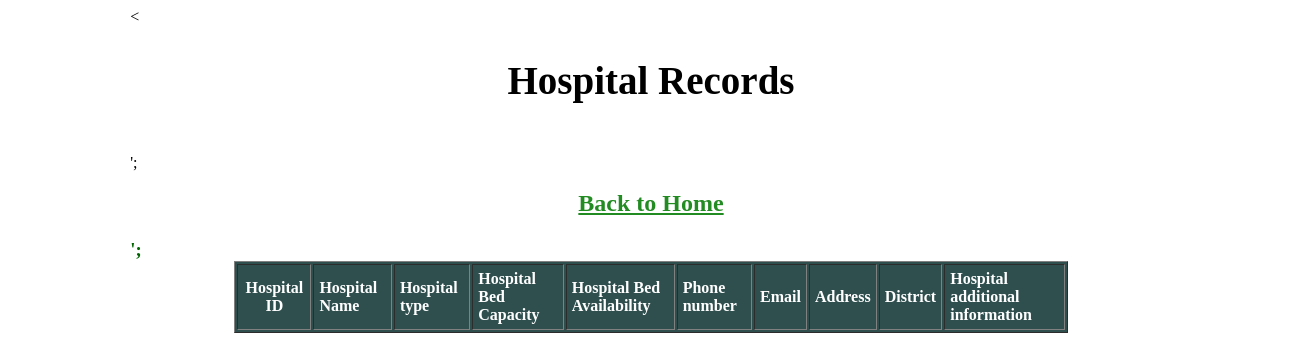
/display.php, run on an earlier commit of the app's database.
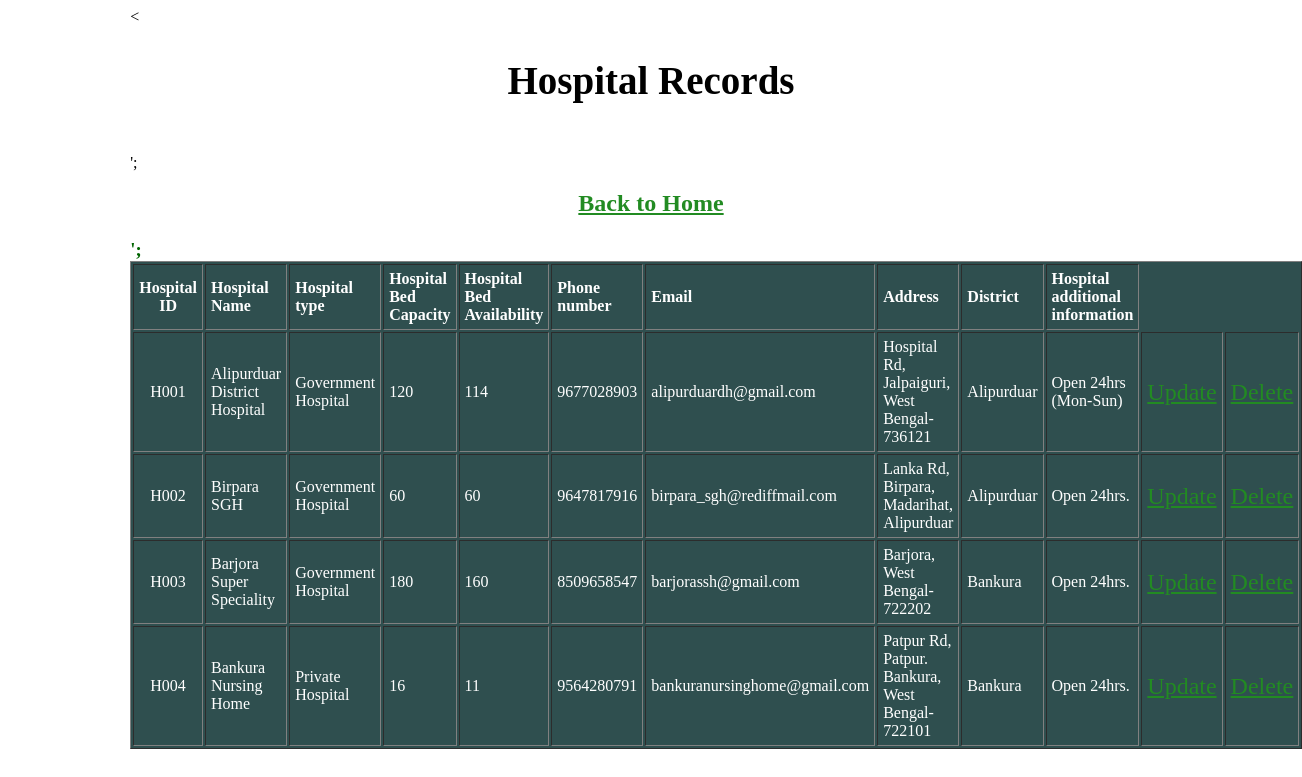
And on a later commit of the database.
### tables this page shows
CREATE TABLE `hospital_db` (
  `id` int(50) NOT NULL,
  `hid` varchar(255) NOT NULL,
  `hname` varchar(50) NOT NULL,
  `htype` varchar(50) NOT NULL,
  `bed_capacity` int(255) NOT NULL,
  `bed_available` int(255) NOT NULL,
  `phno` varchar(12) NOT NULL,
  `email` varchar(60) NOT NULL,
  `address` varchar(255) NOT NULL,
  `district` varchar(40) NOT NULL,
  `additional_info` varchar(255) NOT NULL
);

### display.php (the view, shortened to what this page needs)
<?php
include("connection.php");?>
<<!DOCTYPE html>
<html>
<head>
</head>
<body>
<h2 style="font-size: 39px;"><center>Hospital Records</center></h2><br>';
<h3 style="color:darkgreen;"><center><a href="menu.html">Back to Home </a></center><br>';
<table width = "80%" border="1" cellspacing="2" cellpadding="5" align="center" style="background-color: darkSlategray; color: white;">
	<tr>
		<td align="center"><strong>Hospital ID</strong></td>
		<td><strong>Hospital Name</strong></td>
		<td><strong>Hospital type</strong></td>
		<td><strong>Hospital Bed Capacity</strong></td>
		<td><strong>Hospital Bed Availability</strong></td>
		<td><strong>Phone number</strong></td>
		<td><strong>Email</strong></td>
		<td><strong>Address</strong></td>
		<td><strong>District</strong></td>
		<td><strong>Hospital additional information</strong></td>
	</tr>
    <?php
		$sql = "SELECT * FROM `hospital_db`";
		$result = mysqli_query($link,$sql);
		if(mysqli_num_rows($result) > 0)
		{
			while($row = mysqli_fetch_assoc($result))
			{
				echo "<tr>";
				echo "<td align = 'center'>".$row["hid"]."</td>";
				echo "<td>".$row["hname"]."</td>";
				echo "<td>".$row["htype"]."</td>";
				echo "<td>".$row["bed_capacity"]."</td>";
				echo "<td>".$row["bed_available"]."</td>";
				echo "<td>".$row["phno"]."</td>";
				echo "<td>".$row["email"]."</td>";
				echo "<td>".$row["address"]."</td>";
				echo "<td>".$row["district"]."</td>";
				echo "<td>".$row["additional_info"]."</td>";
				echo "<td><a href='update_data_form.php?id=".$row['hid']."'>Update</a></td>";
				echo "<td><a href='delete.php?id=".$row['hid']."'>Delete</a></td>";
				echo "</tr>";
			}
		}
     ?>
</table>
</body>
</html>

What changed in the data, as far as the page shows it:
added hospital_db: hid "H001", hname "Alipurduar District Hospital", htype "Government Hospital", bed_capacity "120", bed_available "114", phno "9677028903", email "alipurduardh@gmail.com", address "Hospital Rd, Jalpaiguri, West Bengal-736121", district "Alipurduar", additional_info "Open 24hrs (Mon-Sun)"
added hospital_db: hid "H002", hname "Birpara SGH", htype "Government Hospital", bed_capacity "60", bed_available "60", phno "9647817916", email "birpara_sgh@rediffmail.com", address "Lanka Rd, Birpara, Madarihat, Alipurduar", district "Alipurduar", additional_info "Open 24hrs."
added hospital_db: hid "H003", hname "Barjora Super Speciality", htype "Government Hospital", bed_capacity "180", bed_available "160", phno "8509658547", email "barjorassh@gmail.com", address "Barjora, West Bengal-722202", district "Bankura", additional_info "Open 24hrs."
added hospital_db: hid "H004", hname "Bankura Nursing Home", htype "Private Hospital", bed_capacity "16", bed_available "11", phno "9564280791", email "bankuranursinghome@gmail.com", address "Patpur Rd, Patpur. Bankura, West Bengal-722101", district "Bankura", additional_info "Open 24hrs."
